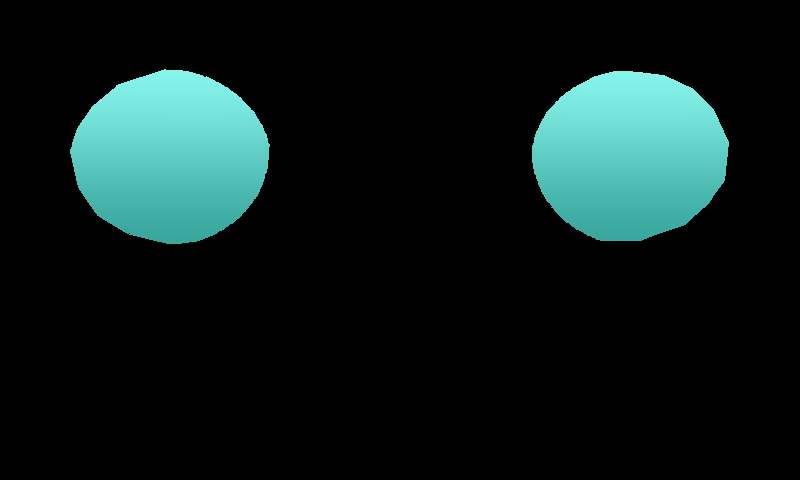
#> input picture imagenes_transicion/frame_0000.png, 800 x 480 px
$ python -i transformation.py   (imports and definitions only)
#> lines starting #> are read from the running program, lines starting #| are printed output that depends on the picture
import cv2
import matplotlib.pyplot as plt
from scipy.spatial import Delaunay
import numpy as np

# Función para leer los puntos desde un archivo .txt
# [86 lines left out: functions read_points_from_file, generate_fine_grid, apply_transformation, fill_holes, not called in this run]

# Función para suavizar la imagen usando un filtro gaussiano
def smooth_image(image, kernel_size=5):
    """
    Suaviza únicamente los bordes de las áreas no transparentes de la imagen.
    """
    # Separar el canal alfa y la imagen RGB
    alpha_channel = image[:, :, 3]
    rgb_image = image[:, :, :3]

    # Crear una máscara de bordes donde el alfa cambia (es decir, la transición entre transparente y no transparente)
    edges = cv2.Canny(alpha_channel, 50, 150)
    dilated_edges = cv2.dilate(edges, np.ones((3, 3), np.uint8), iterations=1)

    # Suavizar la región de bordes en la imagen RGB
    smoothed_rgb = cv2.GaussianBlur(rgb_image, (kernel_size, kernel_size), 0)

    # Combinar la imagen suavizada en los bordes con la original
    smoothed_image = rgb_image.copy()
    smoothed_image[dilated_edges > 0] = smoothed_rgb[dilated_edges > 0]

    # Reconstruir la imagen con el canal alfa original
    result = np.dstack((smoothed_image, alpha_channel))
    return result

# Función para interpolar entre dos conjuntos de puntos
def interpolate_points(src_points, dst_points, t):
    return (1 - t) * src_points + t * dst_points

>>> import cv2
>>> picture = cv2.imread('imagenes_transicion/frame_0000.png', cv2.IMREAD_GRAYSCALE)
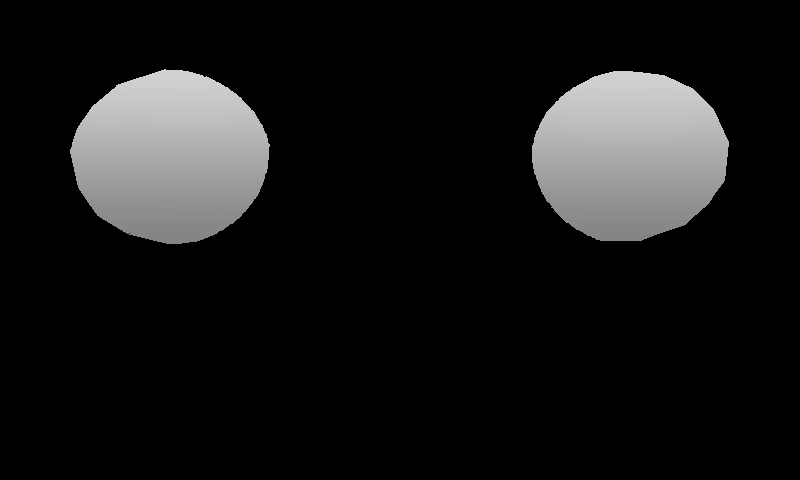
#> picture: shape (480, 800); min 0, max 210, mean 23.3
>>> result = smooth_image(picture)
#> (the run stopped early here; a loop or call above may not have finished)

$ run again, on imagenes_transicion/frame_0003.png
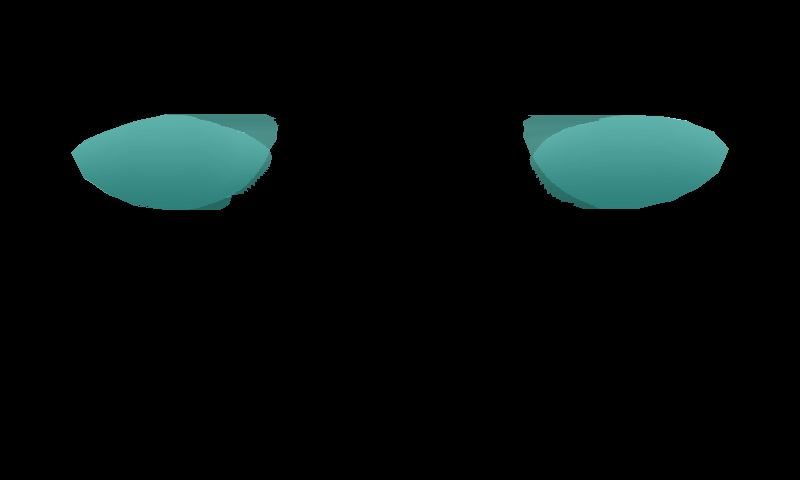
#> input picture imagenes_transicion/frame_0003.png, 800 x 480 px
#> `picture = cv2.imread('imagenes_transicion/frame_0000.png', cv2.IMREAD_..`:
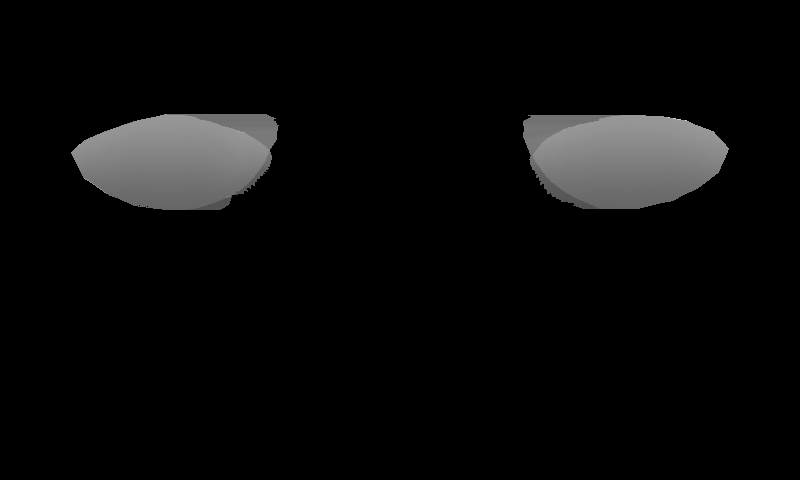
#> picture: shape (480, 800); min 0, max 207, mean 10.2
